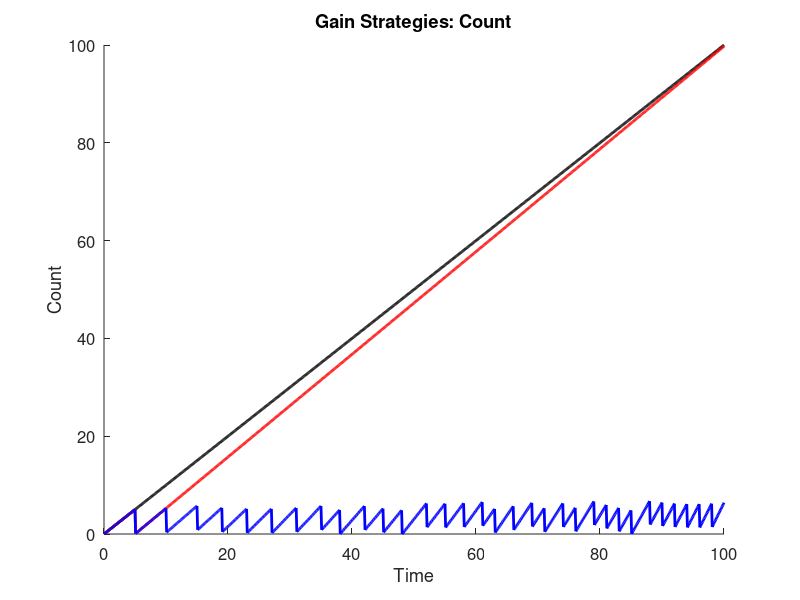
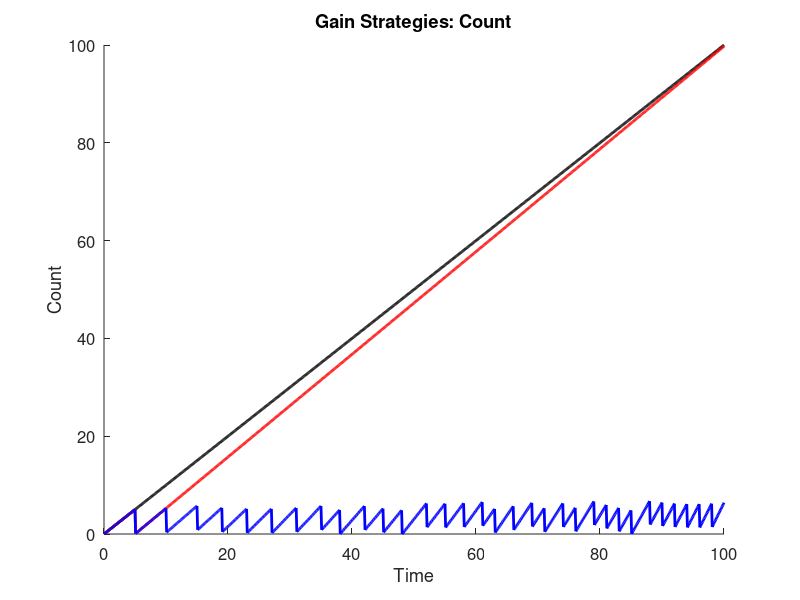
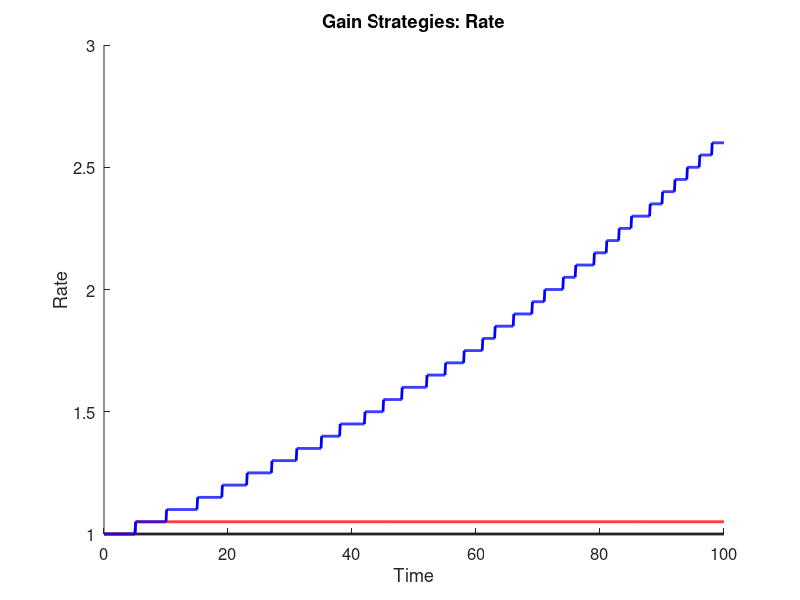
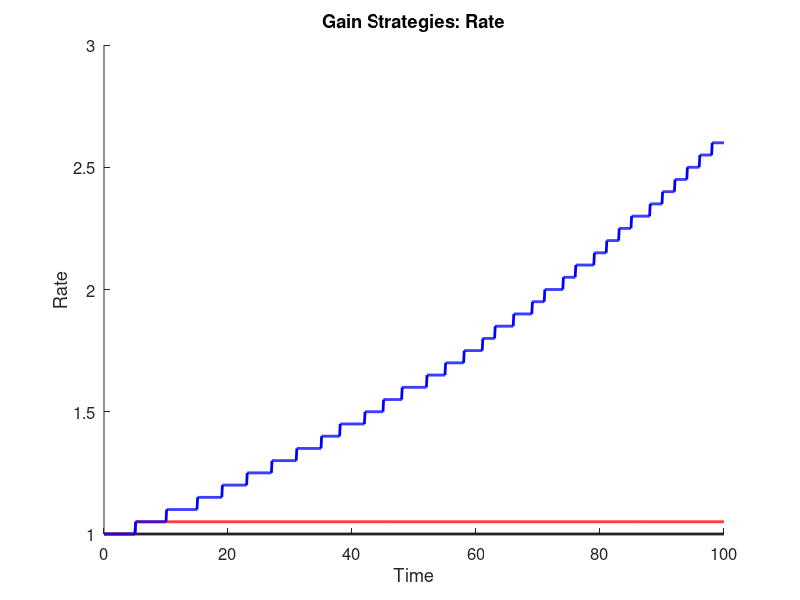

The MATLAB source for these figures, in order: (Note: this script raises an error after producing the figures.)
% GainStrategies.m
%
% Question: Is it better to spend and increase productivity or to keep a
% steady gain when trying to reach a set amount?
% Answer: This code! (Potentially...)
%
% Code: starting at the same point, with the same gain rate, one case will
% raise steadily as the control.  Different cases will be added to show
% different strategies, such as spending points to increase gain rate,
% doing so once or constantly, for different amounts of gain rate increase,
% etc...
%
% INPUTS:
%
% OUTPUTS:
% 1) Plot with different cases showing gain over set amount of time, very
% long-term
% 2) Spreadsheet with data values
% 3) Spreadsheet with summary
%
% CASES:
% 0) ControlCase - Steady, linear, increasing 1-to-1; will also be uses as
% a counter
% XX) CaseXX - start with steady gain, reach certain amount, spend points
% to increase gain rate, reach certain amount again, spend points to
% increase gain rate again
% VARIABLES: not all may be used
% 1) Spend Amount - minimum spending amount to increase gain rate; will try
% different minimum amounts
% 2) Gain Rate Increase - amount by which gain rate will increase; will try
% different incease amounts
% 3) Type of Increase - addition or multiplication; multiplication will be
% greater, addition will show by how much
% 4) Times to Increase Gain - number of times to spend and increase gain;
% will try limited or continuous
% 5) Limit of Single Increase - number of spending and increase in one
% action; will try minimum of 1 to maximum available

% Clean up MATLAB workstation; check which are needed
close all;
clear all;
clc;

out_dir = 'C:\Users\I2R_Admin\Documents\Work\Study\Git\RepositoryExample\Outputs\'

% Set up output file
gainDetailsFile = 'GainStrategies.xlsx';
IDT = {'Time\Control Case', 'Control Rate', 'Case 1', 'Rate 1', 'Case 2', 'Rate 2'};
IDI = {};
IDD = 0;
rowToWrite = 0;

% Control case details
timeLength = 100;
controlGain = 0.1;

% Case details
sumCase1 = 0;
gainCase1 = controlGain;
haveInc = 0;
sumCase2 = 0;
gainCase2 = controlGain;

for t = 0:controlGain:timeLength
    rowToWrite = rowToWrite + 1;
    
    % Gain
    % Control case
    IDD(rowToWrite, 1) = t;
    IDD(rowToWrite, 2) = controlGain/0.1;
    % Case 1
    IDD(rowToWrite, 3) = sumCase1;
    IDD(rowToWrite, 4) = gainCase1/0.1;
    sumCase1 = sumCase1 + gainCase1;
    % Case 2
    IDD(rowToWrite, 5) = sumCase2;
    IDD(rowToWrite, 6) = gainCase2/0.1;
    sumCase2 = sumCase2 + gainCase2;
    
    % Change rates
    % Case 1
    if haveInc == 0
        if sumCase1 >= 5
            haveInc = 1;
            sumCase1 = double(single(sumCase1) - 5);
            gainCase1 = gainCase1 + 0.005;
        end
    end
    % Case 2
    if mod(t, 1) == 0
        if sumCase2 >= 5
            sumCase2 = sumCase2 - 5;
            gainCase2 = gainCase2 + 0.005;
        end
    end
end

figure;
hold on
plot(IDD(:, 1), IDD(:, 1), 'k', 'LineWidth', 2);
plot(IDD(:, 1), IDD(:, 3), 'r', 'LineWidth', 2);
plot(IDD(:, 1), IDD(:, 5), 'b', 'LineWidth', 2);
title('Gain Strategies: Count', 'Interpreter', 'none');
xlabel('Time', 'FontSize', 12);
ylabel('Count', 'FontSize', 12);
set(gca, 'FontSize', 12);
savefig(gcf, [out_dir 'GainStrategies.fig']);
saveas(gcf, [out_dir 'GainStrategies.png']);

figure;
hold on
plot(IDD(:, 1), IDD(:, 2), 'k', 'LineWidth', 2);
plot(IDD(:, 1), IDD(:, 4), 'r', 'LineWidth', 2);
plot(IDD(:, 1), IDD(:, 6), 'b', 'LineWidth', 2);
title('Gain Strategies: Rate', 'Interpreter', 'none');
xlabel('Time', 'FontSize', 12);
ylabel('Rate', 'FontSize', 12);
set(gca, 'FontSize', 12);
savefig(gcf, [out_dir 'GainRate.fig']);
saveas(gcf, [out_dir 'GainRate.png']);

saveData(out_dir, gainDetailsFile, IDT, IDI, IDD);
